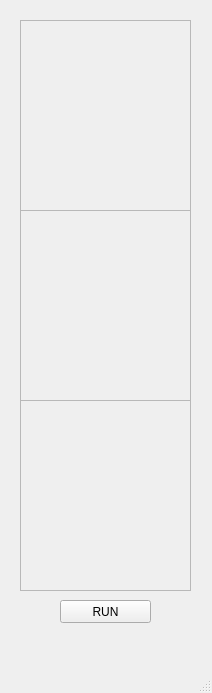
<?xml version="1.0" encoding="UTF-8"?>
<ui version="4.0">
 <class>MainWindow</class>
 <widget class="QMainWindow" name="MainWindow">
  <property name="geometry">
   <rect>
    <x>0</x>
    <y>0</y>
    <width>212</width>
    <height>693</height>
   </rect>
  </property>
  <property name="windowTitle">
   <string>Heat exchanger design</string>
  </property>
  <property name="toolButtonStyle">
   <enum>Qt::ToolButtonIconOnly</enum>
  </property>
  <property name="animated">
   <bool>true</bool>
  </property>
  <property name="tabShape">
   <enum>QTabWidget::Rounded</enum>
  </property>
  <widget class="QWidget" name="centralwidget">
   <widget class="QPushButton" name="buttonRun">
    <property name="geometry">
     <rect>
      <x>60</x>
      <y>600</y>
      <width>91</width>
      <height>23</height>
     </rect>
    </property>
    <property name="mouseTracking">
     <bool>false</bool>
    </property>
    <property name="text">
     <string>RUN</string>
    </property>
   </widget>
   <widget class="QFrame" name="frame">
    <property name="geometry">
     <rect>
      <x>20</x>
      <y>20</y>
      <width>171</width>
      <height>191</height>
     </rect>
    </property>
    <property name="frameShape">
     <enum>QFrame::StyledPanel</enum>
    </property>
    <property name="frameShadow">
     <enum>QFrame::Raised</enum>
    </property>
    <widget class="QWidget" name="verticalLayoutWidget">
     <property name="geometry">
      <rect>
       <x>9</x>
       <y>9</y>
       <width>151</width>
       <height>171</height>
      </rect>
     </property>
     <layout class="QVBoxLayout" name="verticalLayoutTube"/>
    </widget>
   </widget>
   <widget class="QFrame" name="frame_2">
    <property name="geometry">
     <rect>
      <x>20</x>
      <y>210</y>
      <width>171</width>
      <height>191</height>
     </rect>
    </property>
    <property name="frameShape">
     <enum>QFrame::StyledPanel</enum>
    </property>
    <property name="frameShadow">
     <enum>QFrame::Raised</enum>
    </property>
    <widget class="QWidget" name="verticalLayoutWidget_2">
     <property name="geometry">
      <rect>
       <x>10</x>
       <y>10</y>
       <width>151</width>
       <height>171</height>
      </rect>
     </property>
     <layout class="QVBoxLayout" name="verticalLayoutShell"/>
    </widget>
   </widget>
   <widget class="QFrame" name="frame_3">
    <property name="geometry">
     <rect>
      <x>20</x>
      <y>400</y>
      <width>171</width>
      <height>191</height>
     </rect>
    </property>
    <property name="frameShape">
     <enum>QFrame::StyledPanel</enum>
    </property>
    <property name="frameShadow">
     <enum>QFrame::Raised</enum>
    </property>
    <widget class="QWidget" name="verticalLayoutWidget_3">
     <property name="geometry">
      <rect>
       <x>10</x>
       <y>10</y>
       <width>151</width>
       <height>171</height>
      </rect>
     </property>
     <layout class="QVBoxLayout" name="verticalLayoutRest"/>
    </widget>
   </widget>
  </widget>
  <widget class="QMenuBar" name="menubar">
   <property name="geometry">
    <rect>
     <x>0</x>
     <y>0</y>
     <width>212</width>
     <height>21</height>
    </rect>
   </property>
  </widget>
  <widget class="QStatusBar" name="statusbar"/>
 </widget>
 <resources/>
 <connections/>
</ui>
